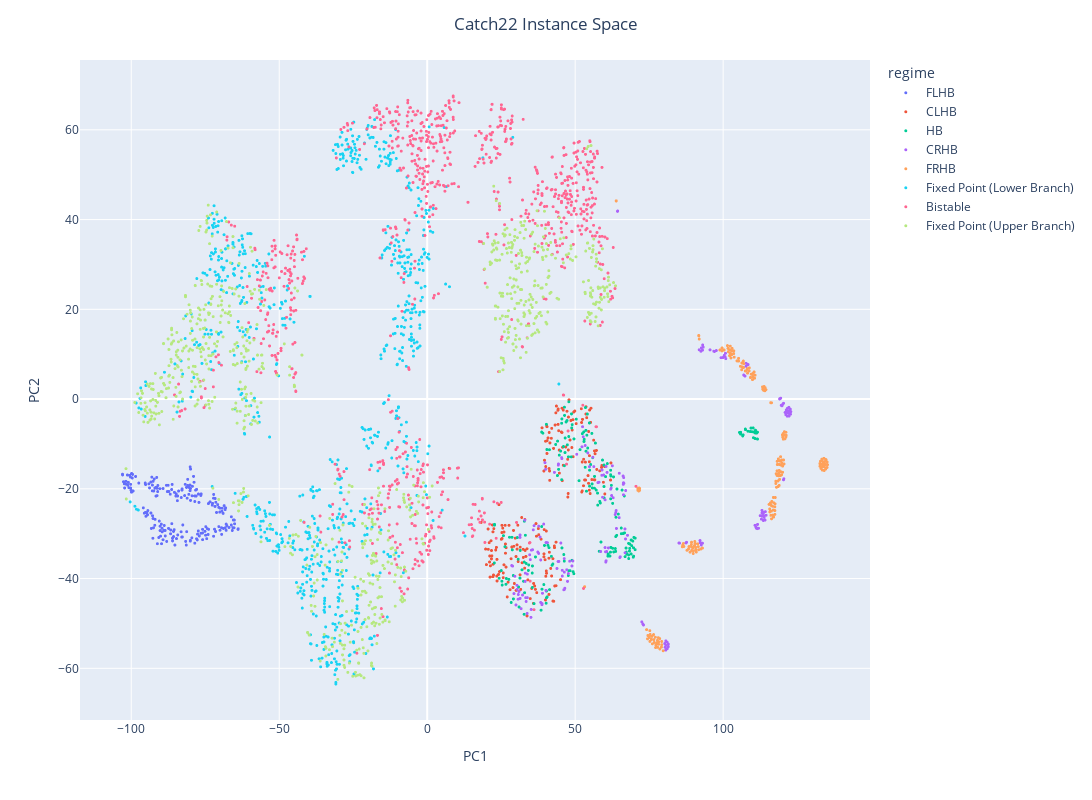

Here is the notebook cell this chart was saved with:
### Code cell
fig = px.scatter(df_combined, x=0, y=1, color=df_combined['regime'],
    labels={'0': 'PC1', '1': 'PC2', 'color': r"$\lambda$"}, width=1200, height=800, custom_data=['control param', 'eta', 'regime', 'system'])
fig.update_traces(
    hovertemplate="<br>".join([
        "Control Param: %{customdata[0]:.3f}",
        "Eta: %{customdata[1]:.3f}",
        "Regime: %{customdata[2]}",
        "System: %{customdata[3]}"
    ])
)
fig.update_traces(marker=dict(size=3))
fig.update_layout(title_text='Catch22 Instance Space', title_x=0.5)
fig.show()

### Figure 1 — Plotly figure (JSON) as saved in the notebook; plotly's stock layout.template omitted (floating-point values rounded to 4 significant figures; data arrays with more than 128 entries replaced by an {"elided": "..."} marker saying what was removed)
{"data": [{"customdata": {"elided": "200x4 mixed values"}, "hovertemplate": "Control Param: %{customdata[0]:.3f}<br>Eta: %{customdata[1]:.3f}<br>Regime: %{customdata[2]}<br>System: %{customdata[3]}", "legendgroup": "FLHB", "marker": {"color": "#636efa", "size": 3, "symbol": "circle"}, "mode": "markers", "name": "FLHB", "showlegend": true, "type": "scattergl", "x": {"elided": "200 float values"}, "xaxis": "x", "y": {"elided": "200 float values"}, "yaxis": "y"}, {"customdata": {"elided": "200x4 mixed values"}, "hovertemplate": "Control Param: %{customdata[0]:.3f}<br>Eta: %{customdata[1]:.3f}<br>Regime: %{customdata[2]}<br>System: %{customdata[3]}", "legendgroup": "CLHB", "marker": {"color": "#EF553B", "size": 3, "symbol": "circle"}, "mode": "markers", "name": "CLHB", "showlegend": true, "type": "scattergl", "x": {"elided": "200 float values"}, "xaxis": "x", "y": {"elided": "200 float values"}, "yaxis": "y"}, {"customdata": {"elided": "200x4 mixed values"}, "hovertemplate": "Control Param: %{customdata[0]:.3f}<br>Eta: %{customdata[1]:.3f}<br>Regime: %{customdata[2]}<br>System: %{customdata[3]}", "legendgroup": "HB", "marker": {"color": "#00cc96", "size": 3, "symbol": "circle"}, "mode": "markers", "name": "HB", "showlegend": true, "type": "scattergl", "x": {"elided": "200 float values"}, "xaxis": "x", "y": {"elided": "200 float values"}, "yaxis": "y"}, {"customdata": {"elided": "200x4 mixed values"}, "hovertemplate": "Control Param: %{customdata[0]:.3f}<br>Eta: %{customdata[1]:.3f}<br>Regime: %{customdata[2]}<br>System: %{customdata[3]}", "legendgroup": "CRHB", "marker": {"color": "#ab63fa", "size": 3, "symbol": "circle"}, "mode": "markers", "name": "CRHB", "showlegend": true, "type": "scattergl", "x": {"elided": "200 float values"}, "xaxis": "x", "y": {"elided": "200 float values"}, "yaxis": "y"}, {"customdata": {"elided": "200x4 mixed values"}, "hovertemplate": "Control Param: %{customdata[0]:.3f}<br>Eta: %{customdata[1]:.3f}<br>Regime: %{customdata[2]}<br>System: %{customdata[3]}", "legendgroup": "FRHB", "marker": {"color": "#FFA15A", "size": 3, "symbol": "circle"}, "mode": "markers", "name": "FRHB", "showlegend": true, "type": "scattergl", "x": {"elided": "200 float values"}, "xaxis": "x", "y": {"elided": "200 float values"}, "yaxis": "y"}, {"customdata": {"elided": "800x4 mixed values"}, "hovertemplate": "Control Param: %{customdata[0]:.3f}<br>Eta: %{customdata[1]:.3f}<br>Regime: %{customdata[2]}<br>System: %{customdata[3]}", "legendgroup": "Fixed Point (Lower Branch)", "marker": {"color": "#19d3f3", "size": 3, "symbol": "circle"}, "mode": "markers", "name": "Fixed Point (Lower Branch)", "showlegend": true, "type": "scattergl", "x": {"elided": "800 float values"}, "xaxis": "x", "y": {"elided": "800 float values"}, "yaxis": "y"}, {"customdata": {"elided": "900x4 mixed values"}, "hovertemplate": "Control Param: %{customdata[0]:.3f}<br>Eta: %{customdata[1]:.3f}<br>Regime: %{customdata[2]}<br>System: %{customdata[3]}", "legendgroup": "Bistable", "marker": {"color": "#FF6692", "size": 3, "symbol": "circle"}, "mode": "markers", "name": "Bistable", "showlegend": true, "type": "scattergl", "x": {"elided": "900 float values"}, "xaxis": "x", "y": {"elided": "900 float values"}, "yaxis": "y"}, {"customdata": {"elided": "800x4 mixed values"}, "hovertemplate": "Control Param: %{customdata[0]:.3f}<br>Eta: %{customdata[1]:.3f}<br>Regime: %{customdata[2]}<br>System: %{customdata[3]}", "legendgroup": "Fixed Point (Upper Branch)", "marker": {"color": "#B6E880", "size": 3, "symbol": "circle"}, "mode": "markers", "name": "Fixed Point (Upper Branch)", "showlegend": true, "type": "scattergl", "x": {"elided": "800 float values"}, "xaxis": "x", "y": {"elided": "800 float values"}, "yaxis": "y"}], "layout": {"height": 800, "legend": {"title": {"text": "regime"}, "tracegroupgap": 0}, "margin": {"t": 60}, "title": {"text": "Catch22 Instance Space", "x": 0.5}, "width": 1200, "xaxis": {"anchor": "y", "domain": [0, 1], "title": {"text": "PC1"}}, "yaxis": {"anchor": "x", "domain": [0, 1], "title": {"text": "PC2"}}}}
